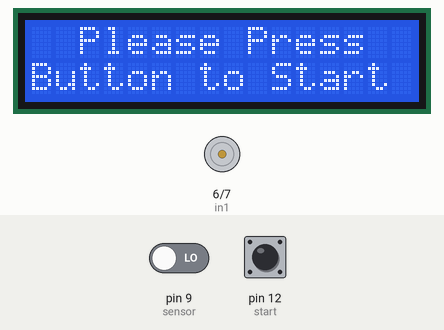
A sketch run on a simulated Arduino Uno, built with avr-gcc and run on an emulated ATmega328P. Shown: 16×2 character LCD, motor-driver pin pairs drawn as motors (green arrow = first pin HIGH = forward, orange = second pin HIGH = backward, longer = more drive, scaled by the enable pin). The inputs (shaded band) are chosen by the test bench; at power-on: pin 12 (start) HIGH, pin 9 (sensor) LOW.

Above: at 7.7 s.
7.8 s: pin 12 (start) pulled LOW for 0.2 s
At 8.6 s:
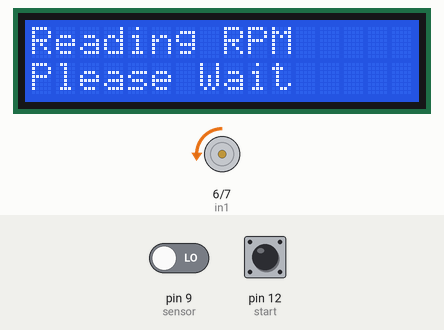
At 10.5 s:
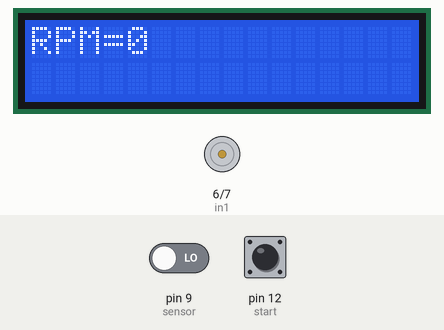
Timing chart, 0 to 12.0 s (numbered marks = the images above; inputs shaded):
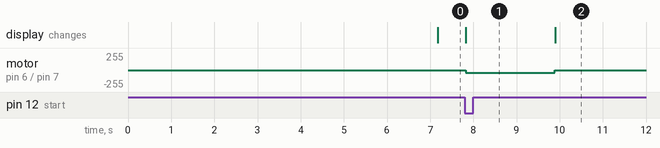

The sketch:

Arduino-Tachometer.ino
```cpp
#include <LiquidCrystal_I2C.h>//import I2C LCD library
LiquidCrystal_I2C lcd(0x27, 16, 2); // Initlize the i2C LCD
#define sensor 9 // Define pin 9 for IR Sensor
#define start 12 // Define pin 12 for Start Push button
int enA = 5;  // Define pin 5 for Enable pin H-Bridge Motor Driver
int in1 = 6; // Define pin 6 for Input1 pin H-Bridge Motor Driver
int in2 = 7; // Define pin 67 for Input12 pin H-Bridge Motor Driver

//Delay function to handle tachometer readings
int delay1()
{
  //unsigned int long k;
  int i, j;

  unsigned int count = 0;
  for (i = 0; i < 100; i++)
  {
    for (j = 0; j < 100; j++)
    {
      if (digitalRead(sensor)) // Read IR senosr pulses
      {
        count++;
        while (digitalRead(sensor)); // Read IR senosr pulses
      }
    }
  }
  return count;
}
void setup()
{
  pinMode(enA, OUTPUT); // Defined Enable pin as output
  pinMode(in1, OUTPUT);// Defined Input1 pin as output
  pinMode(in2, OUTPUT);// Defined Input2 pin as output
  //Initial state
  digitalWrite(in1, LOW);
  digitalWrite(in2, LOW);
  pinMode(sensor, INPUT);// Define Sensor pin as input
  pinMode(start, INPUT);// Define Start push button pin as input

  lcd.init();// Start LCD
  lcd.backlight();// Start LCD backlight
  lcd.begin(16, 2);
  lcd.print(" Microdigisoft");
  delay(2000);
  digitalWrite(start, HIGH);
}

void loop()
{

  unsigned int time = 0, RPM = 0;
  delay(5000);
  lcd.clear();

  lcd.setCursor(1, 0);
  lcd.print(" Please Press ");
  lcd.setCursor(0, 1);
  lcd.print("Button to Start ");
  while (digitalRead(start)); // Press push button to start motor Rotation
  lcd.clear();
  lcd.print("Reading RPM ");
  lcd.setCursor(0, 1);
  lcd.print("Please Wait"); // Wait to read the IR sensor pulses
  // Turn on motors
  digitalWrite(in1, LOW);
  digitalWrite(in2, HIGH);
  // Accelerate  speed
  analogWrite(enA, 40); // Speed up the motor
  delay(20);
  time = delay1(); // Find a time for rotation
  delay(2000);
  digitalWrite(in1, LOW);
  digitalWrite(in2, LOW);
  lcd.clear();
  RPM = (time * 12) / 1; // Calculate the RPM
  lcd.clear();
  lcd.print("RPM=");
  lcd.print(RPM); // Print the RPM value on LCD
  delay(1000);
}
```

Measured:
- after the input at 7.8 s, motor on pin 6 (in1) / pin 7 (in2): stopped → backward 40/255 at once, → stopped 2.1 s later; the display: changes at once (image 1)
